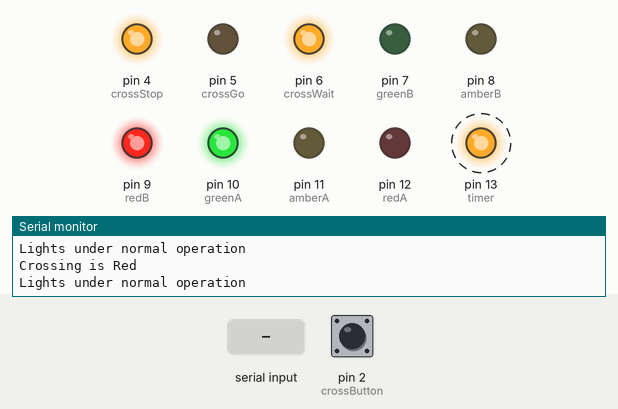
The sketch below on a simulated Arduino Uno, built with avr-gcc and run on an emulated ATmega328P. Parts: output pins drawn as LEDs (lit = HIGH), the last lines printed to the serial monitor. Dashed ring = blinking. The inputs (shaded band) are chosen by the test bench; at power-on: pin 2 (crossButton) HIGH.

Above: at 3.2 s.
3.3 s: pin 2 (crossButton) pulled LOW for 0.15 s
At 4.25 s:
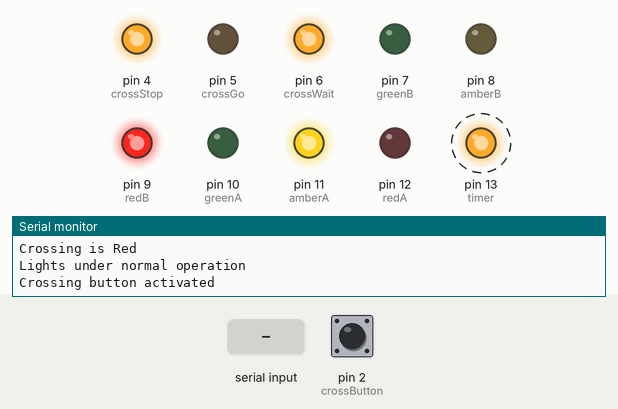
6.4 s: "p\n" received over Serial
At 7.4 s:
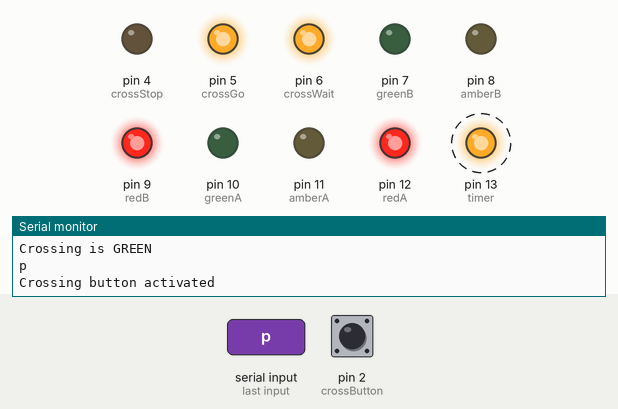
9.4 s: byte 97 ('a') received over Serial
At 11.25 s:
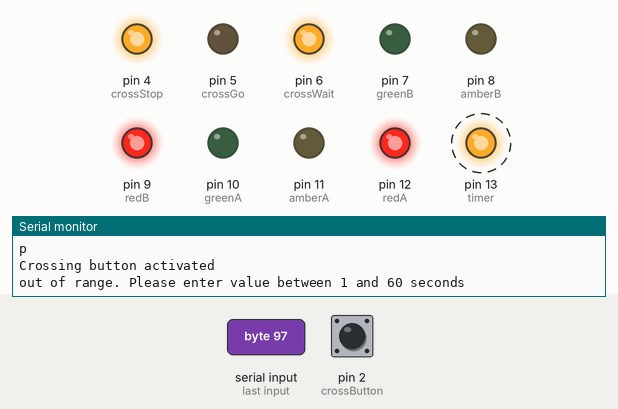
12.4 s: "e\n" received over Serial
15.4 s: "f\n" received over Serial
At 16.75 s:
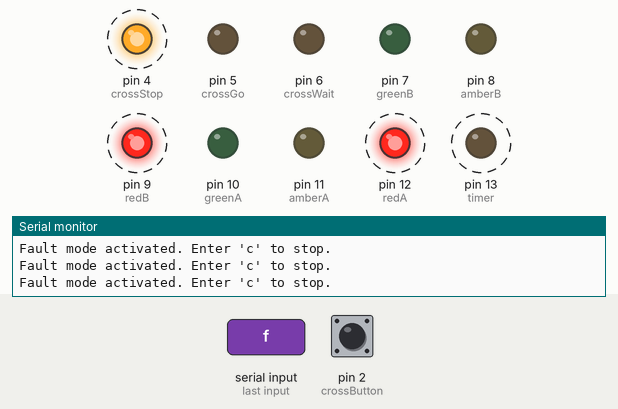
18.4 s: "c\n" received over Serial
At 19.25 s:
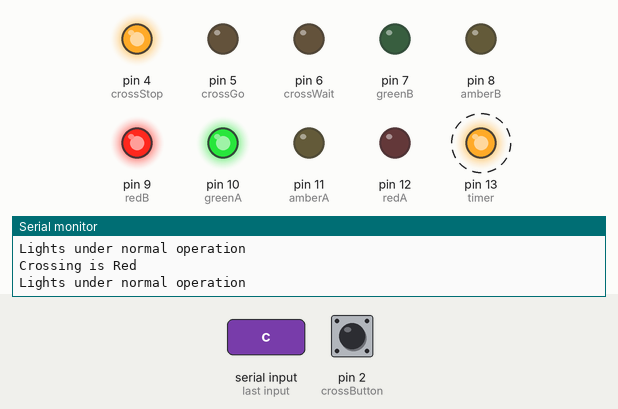
Timing chart, 0 to 26.0 s (numbered marks = the images above; inputs shaded):
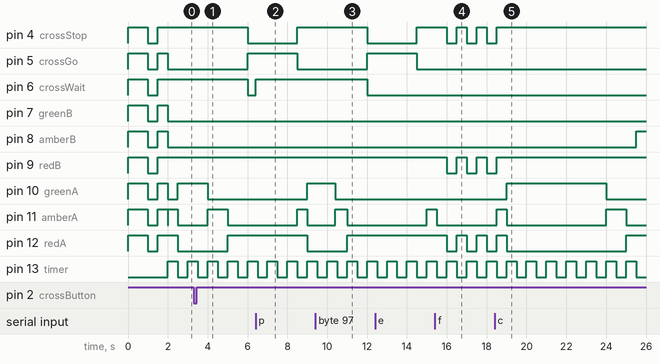

The sketch:

big_mofo_traffic_light.ino
```cpp
unsigned char lightStates[][10] = {
  {0, B10100100, 1, 0, 9, 1, 1, 1, 1, 1},
  {1, B10110100, 2, 0, 0, 2, 1, 1, 1, 1},
  {2, B10001100, 3, 3, 3, 3, 10, 2, 1, 2},
  {3, B10010100, 4, 4, 4, 4, 2, 2, 1, 2},
  {4, B10100100, 5, 0, 9, 10, 1, 1, 1, 1},
  {5, B10100110, 6, 5, 9, 6, 1, 1, 1, 1},
  {6, B10100001, 7, 7, 7, 7, 10, 2, 1, 2},
  {7, B10100010, 8, 8, 8, 8, 2, 2, 1, 2},
  {8, B10100100, 0, 0, 9, 10, 1, 0, 1, 0},
  {9, B00000000, 0, 0, 8, 0, 1, 0, 1, 0},
  {10, B10100100, 0, 0, 8, 11, 1, 0, 1, 1},
  {11, B01100100, 0, 0, 8, 1, 1, 0, 1, 5},
};
/*Array called lightStates
   0,Index
   1,States
   2,next state
   3,next state in emergency conditions
   4,next state under fault conditions
   5,next state in pedestrian conditions
   6,time in state
   7,time in state during emergency conditions
   8,time in state under fault conditions
   9,time in state under pedestrian conditons
*/

//Defining array elements
#define index 0
#define stateData 1
#define nextState 2
#define nextStateEmer 3
#define nextStateFault 4
#define nextStateCross 5
#define stateTime 6
#define stateTimeEmer 7
#define stateTimeFault 8
#define stateTimeCross 9
//Defining pins
#define redA 12
#define amberA 11
#define greenA 10
#define redB 9
#define amberB 8
#define greenB 7
#define crossWait 6
#define crossGo 5
#define crossStop 4
//defining bits for the states
#define bitCrossStop 7
#define bitCrossGo 6
#define bitRedA 5
#define bitAmberA 4
#define bitGreenA 3
#define bitRedB 2
#define bitAmberB 1
#define bitGreenB 0
//other variables
#define crossButton 2
#define timer 13    //shows timer clock pulse on inbuilt LED on pin 13
//defining other variables
byte currentState = 0;
int multiplier = 0;
bool emerFlag = false;
bool faultFlag = false;
bool crossFlag = false;
String input = "";
bool string = false;


void setup() {
  Serial.begin(9600); // Begin serial monitor
  input.reserve(200); // Reserve 200 bytes for user input
  startLights(); // Visual test to show lights are working
  startTimer(); // Sets up and starts timer interrupts
  attachInterrupt(digitalPinToInterrupt(crossButton), crossRequest, FALLING);
}

void loop() {

  if (string) {
    checkString();
    input = "";
    string = false;
  }
  if (multiplier == 0) {
    if (emerFlag) {
      currentState = (lightStates[currentState][nextStateEmer]);
      setMultiplier(lightStates[currentState][stateTimeEmer]);
      Serial.println("Emergency mode activated. Enter 'c' to stop.");
    }
    else if (faultFlag) {
      currentState = (lightStates[currentState][nextStateFault]);
      setMultiplier(lightStates[currentState][stateTimeFault]);
      Serial.println("Fault mode activated. Enter 'c' to stop.");
    }
    else if (crossFlag) {
      currentState = (lightStates[currentState][nextStateCross]);
      setMultiplier(lightStates[currentState][stateTimeCross]);

      if ((crossFlag) && (lightStates[currentState][stateData] == B01100100)) {
        digitalWrite(crossWait, LOW);
        Serial.println("Crossing is GREEN");
        crossFlag = false;
      }
    }
    else {
      currentState = (lightStates[currentState][nextState]);
      setMultiplier(lightStates[currentState][stateTime]);
      Serial.println("Crossing is Red");
      Serial.println("Lights under normal operation");
    }
    setLights(lightStates[currentState][stateData]);
  }
}

void startLights() {
  pinMode(timer, OUTPUT);
  pinMode(redA, OUTPUT);
  pinMode(amberA, OUTPUT);
  pinMode(greenA, OUTPUT);
  pinMode(redB, OUTPUT);
  pinMode(amberB, OUTPUT);
  pinMode(greenB, OUTPUT);
  pinMode(crossButton, INPUT_PULLUP);
  pinMode(crossWait, OUTPUT);
  pinMode(crossStop, OUTPUT);
  pinMode(crossGo, OUTPUT);

  setLights(1023); // All on to test
  digitalWrite(crossWait, HIGH);
  delay(1000);
  setLights(0); //All flash test
  digitalWrite(crossWait, LOW);

  delay(500);
  setLights(1023);
  digitalWrite(crossWait, HIGH);
  delay(500);

  // initialise lights state and tracking
  setLights(lightStates[currentState][stateData]); // Array element 0 and all red
  setMultiplier(lightStates[currentState][stateTime]); // Kick off the time countdown
  Serial.println("Lights are under normal operating conditions");
}

void setMultiplier(int timeDelay) {

  multiplier = round(timeDelay);
}


void crossRequest() {
  crossFlag = true;
  setMultiplier(lightStates[currentState][stateTimeCross]); // Kick off pedestrian timer countdown
  digitalWrite(crossWait, HIGH);
  Serial.println("Crossing button activated");
}

void checkString() {
  input.trim();
  if (input == "e") {
    emerFlag = true;
    setMultiplier(lightStates[currentState][stateTimeEmer]); // Kick off emergency timer countdown
  }
  else if (input == "c") {
    emerFlag = false;
    faultFlag = false;
    currentState = (lightStates[8][nextState]);
  }
  else if (input == "p") {
    crossRequest();
  }
  else if (input == "f") {
    faultFlag = true;
    setMultiplier(lightStates[currentState][stateTimeFault]); // Kick off fault timer countdown
  }
  else if (input == "r") {
    startLights();
    faultFlag = false;
    emerFlag = false;
    crossFlag = false;
  }
}

void setLights(unsigned char lights) {
  digitalWrite(redA, (lights >> bitRedA) & 1 );
  digitalWrite(amberA, (lights >> bitAmberA) & 1 );
  digitalWrite(greenA, (lights >> bitGreenA) & 1 );
  digitalWrite(redB, (lights >> bitRedB) & 1 );
  digitalWrite(amberB, (lights >> bitAmberB) & 1 );
  digitalWrite(greenB, (lights >> bitGreenB) & 1 );
  digitalWrite(crossStop, (lights >> bitCrossStop) & 1 );
  digitalWrite(crossGo, (lights >> bitCrossGo) & 1 );
}


void serialEvent() {
  while (Serial.available()) {
    char command = (char)Serial.read(); // get the new byte:
    input += command; // add it to the inputString:
    // if the incoming character is a newline, set a flag so the main loop can do something about it:
    if (command == '\n') {
      string = true;
      Serial.print(input); // Confirmation
    }
    if (command == 'a') {
      unsigned char changeTime = (unsigned char)Serial.parseInt();
      if ((changeTime > 0) && (changeTime < 60)) {
        (lightStates[2][stateTime]) = changeTime;
        Serial.print("Green A time= ");
        Serial.print(lightStates[2][stateTime]);
        Serial.println(" seconds");
      }
      else {
        Serial.println("out of range. Please enter value between 1 and 60 seconds");
      }
    }
    if (command == 'b') {
      unsigned char changeTime = (unsigned char)Serial.parseInt();
      if ((changeTime > 0) && (changeTime < 60)) {
        (lightStates[6][stateTime]) = changeTime;
        Serial.print("Green B time= ");
        Serial.print(lightStates[6][stateTime]);
        Serial.println(" seconds");
      }
      else {
        Serial.println("out of range. Please enter value between 1 and 60 seconds");
      }
    }
  }


}


void startTimer() {
  // initialise timer1
  noInterrupts();           // disable all interrupts
  TCCR1A = 0;
  TCCR1B = 0;
  // Max Period = (Prescale)*(1/Frequency)*(2^17) or (Prescale)*(6.25 x 10^-8)*(131072)
  TCNT1 = 34286;            // preload timer 65536-16MHz/256/2Hz - 34286 = roughly half a second overflow
  TCCR1B |= (1 << CS12);    // 256 prescaler
  TIMSK1 |= (1 << TOIE1);   // enable timer overflow interrupt
  interrupts();             // enable all interrupts
}
//******************************************************************************************************
// interrupt service routine that wraps a user defined function supplied by attachInterrupt
ISR(TIMER1_OVF_vect)
{
  TCNT1 = 34286;            // preload timer. Smaller number = longer delay as we are counting up to overflow
  digitalWrite(timer, digitalRead(timer) ^ 1); // Invert pin value
  multiplier--;
}
```

Measured:
- after the input at 3.3 s, pin 4 (crossStop), pin 6 (crossWait): HIGH → LOW after 2.7 s; pin 5 (crossGo): LOW → HIGH after 2.7 s; pin 10 (greenA): HIGH → LOW after 0.70 s; pin 11 (amberA): LOW → HIGH after 0.70 s, → LOW 1.0 s later; pin 12 (redA): LOW → HIGH after 1.7 s
- after the input at 6.4 s, pin 6 (crossWait): LOW → HIGH at once; pin 10 (greenA): LOW → HIGH after 2.6 s; pin 11 (amberA): LOW → HIGH after 2.1 s instead of 2.6 s; pin 12 (redA): HIGH → LOW after 2.6 s
- after the input at 9.4 s, pin 10 (greenA): HIGH → LOW after 1.0 s instead of 0.60 s
- after the input at 15.4 s, pin 4 (crossStop), pin 9 (redB): alternates HIGH for 0.50 s and LOW for 0.50 s, starting after 0.60 s; pin 10 (greenA): stays LOW (without the input it goes to HIGH after 0.10 s)
- after the input at 18.4 s, pin 4 (crossStop), pin 9 (redB): goes on until 18.5 s, then stays HIGH; pin 8 (amberB): LOW → HIGH after 7.1 s; pin 10 (greenA): LOW → HIGH after 0.60 s, → LOW 5.0 s later; pin 11 (amberA): LOW → HIGH after 0.10 s, → LOW 0.50 s later, → HIGH 5.0 s later, → LOW 1.0 s later
- by itself, pin 10 (greenA), pin 13 (timer): alternates HIGH for 0.50 s and LOW for 0.50 s
